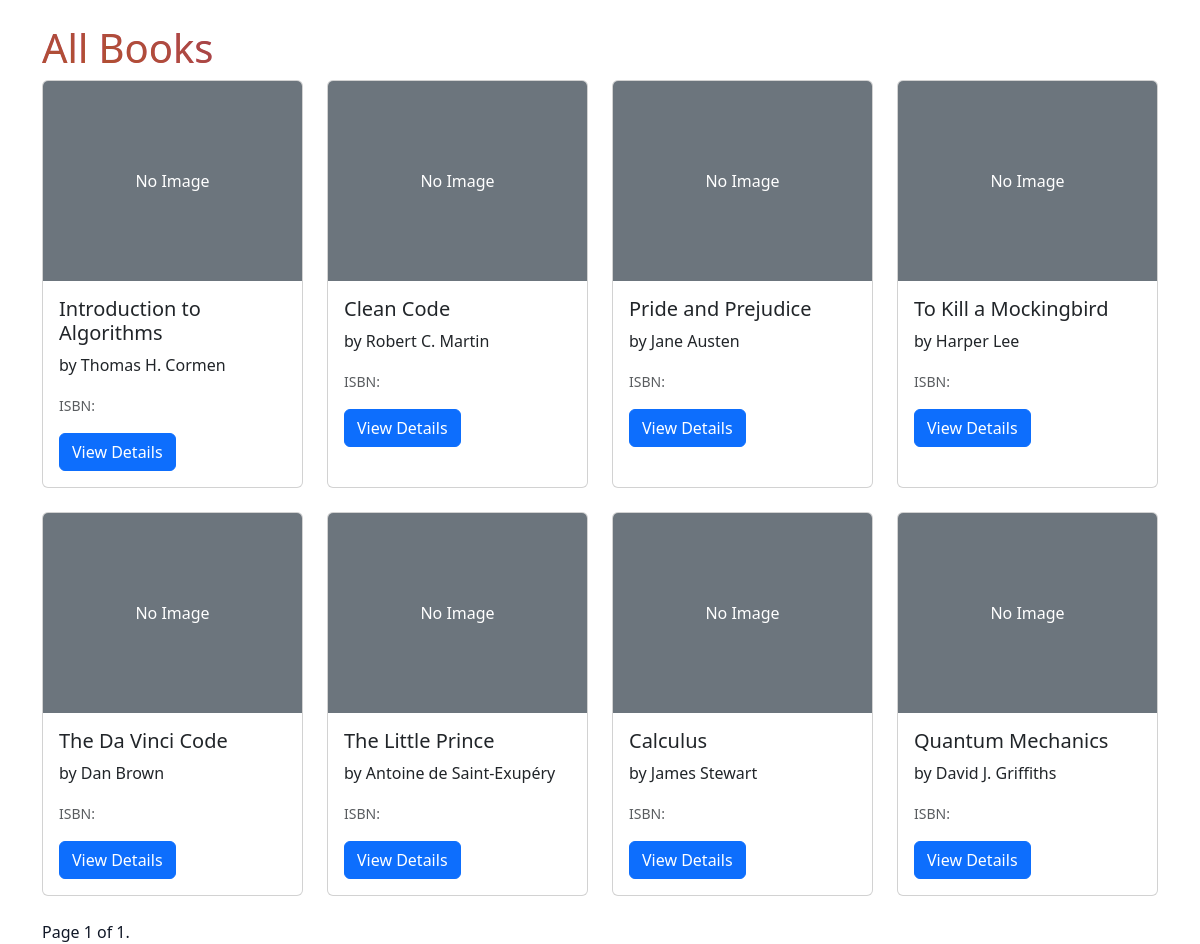
Page /books/ (signed in) on the earlier database version.
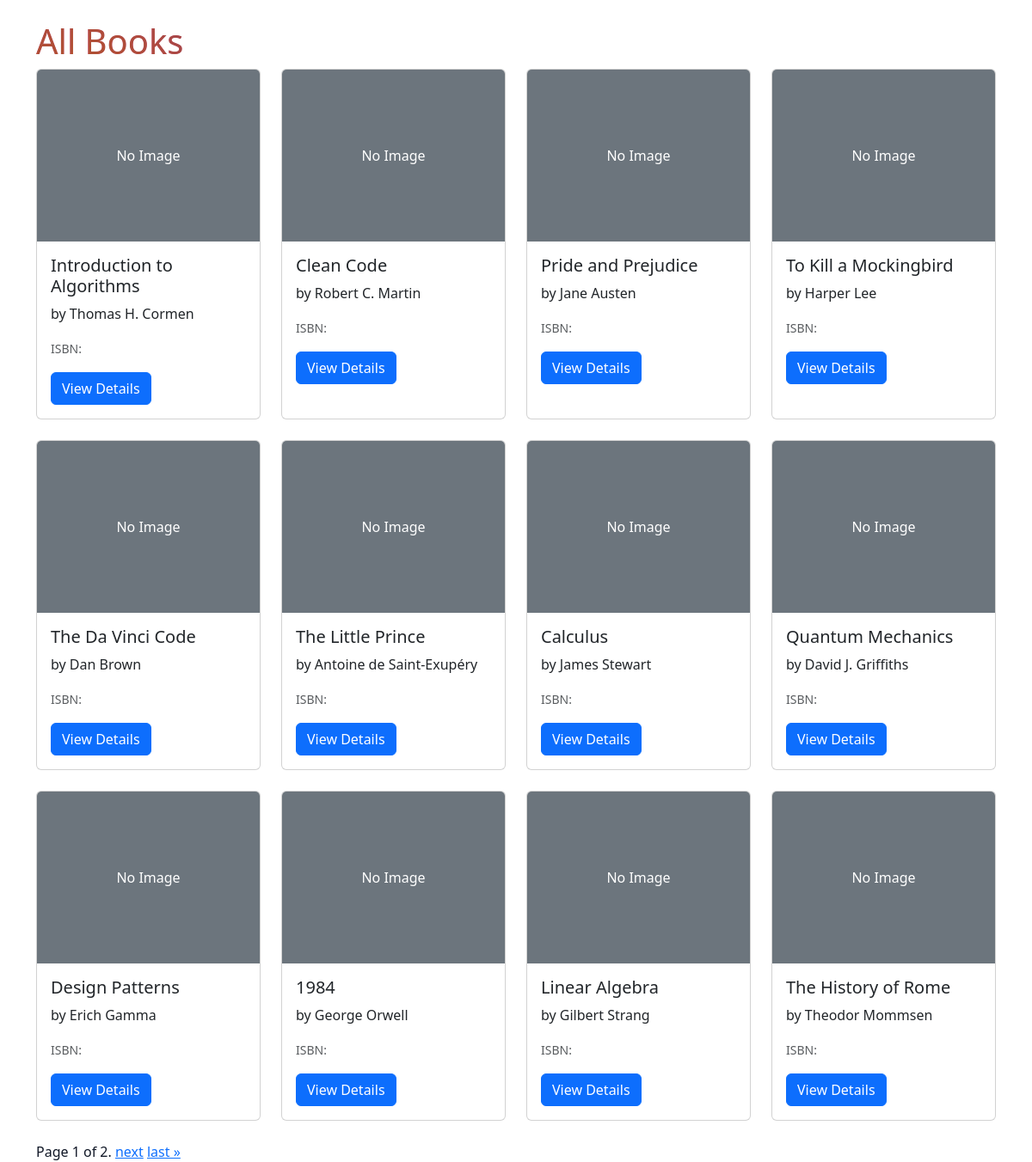
Same page on the later database version.
### portal/models.py (models this page shows, shortened)
class Book(models.Model):
    title = models.CharField(max_length=255)
    author = models.CharField(max_length=255, blank=True)
    department = models.ForeignKey(Department, on_delete=models.SET_NULL, null=True, blank=True)
    subject = models.CharField(max_length=255, blank=True)
    isbn = models.CharField(max_length=20, blank=True)
    barcode = models.CharField(max_length=50, unique=True, null=True, blank=True)
    publisher = models.CharField(max_length=255, blank=True)
    rack_number = models.CharField(max_length=50, blank=True)
    total_copies = models.PositiveIntegerField(default=1)
    available_copies = models.PositiveIntegerField(default=1)
    cover_image = models.ImageField(upload_to='book_covers/', blank=True, null=True)
    description = models.TextField(blank=True)
    is_trending = models.BooleanField(default=False)
    is_classic = models.BooleanField(default=False)
    is_romance = models.BooleanField(default=False)
    is_kids = models.BooleanField(default=False)
    is_thriller = models.BooleanField(default=False)
    created_at = models.DateTimeField(auto_now_add=True)

### portal/views.py (the view, shortened to what this page needs)
# urls.py: path('books/', views.book_list, name='book_list'),
@login_required
def book_list(request):
    query = request.GET.get('q', '')
    book_type = request.GET.get('type', 'all')
    books = Book.objects.all()
    paginator = Paginator(books, 12)
    page_number = request.GET.get('page')
    page_obj = paginator.get_page(page_number)
    departments = Department.objects.all()
    authors = Book.objects.values_list('author', flat=True).distinct()
    categories = Book.objects.values_list('subject', flat=True).distinct()
    context = {
        'page_obj': page_obj,
        'query': query,
        'book_type': book_type,
        'departments': departments,
        'authors': authors,
        'categories': categories,
    }
    return render(request, 'books/book_list.html', context)

### templates/books/book_list.html (shortened to what this page needs)
{% extends 'base.html' %}
{% block content %}
<div class="container mt-4">
    <h1>All Books</h1>
    <div class="row">
        {% for book in page_obj %}
        <div class="col-md-3 mb-4">
            <div class="card h-100">
                {% if book.cover_image %}
                    <img src="{{ book.cover_image.url }}" class="card-img-top" alt="{{ book.title }}">
                {% else %}
                    <div class="card-img-top bg-secondary text-white d-flex align-items-center justify-content-center" style="height: 200px;">
                        <span>No Image</span>
                    </div>
                {% endif %}
                <div class="card-body">
                    <h5 class="card-title">{{ book.title }}</h5>
                    <p class="card-text">by {{ book.author }}</p>
                    <p class="card-text"><small class="text-muted">ISBN: {{ book.isbn }}</small></p>
                    <a href="{% url 'book_detail' book.pk %}" class="btn btn-primary">View Details</a>
                </div>
            </div>
        </div>
        {% endfor %}
    </div>
    <div class="pagination">
        <span class="step-links">
            <span class="current">
                Page {{ page_obj.number }} of {{ page_obj.paginator.num_pages }}.
            </span>
            {% if page_obj.has_next %}
                <a href="?page={{ page_obj.next_page_number }}">next</a>
                <a href="?page={{ page_obj.paginator.num_pages }}">last &raquo;</a>
            {% endif %}
        </span>
    </div>
</div>
{% endblock %}

### templates/base.html (shortened to what this page needs)
{% load static %}
<!DOCTYPE html>
<html lang="en">
<head>
    <link href="https://cdn.jsdelivr.net/npm/bootstrap@5.3.0/dist/css/bootstrap.min.css" rel="stylesheet">
    <link href="{% static 'css/flexbox-layout.css' %}" rel="stylesheet">
    <link rel="stylesheet" href="https://cdnjs.cloudflare.com/ajax/libs/font-awesome/6.5.1/css/all.min.css"/>
</head>
<body>
  <div class="bg-blob blob3"></div>
  {% block content %}{% endblock %}
</body>
</html>

### static/css/flexbox-layout.css (style rules this page uses)
* { transition: all 0.3s ease; }
.btn { transition: all 0.3s ease; position: relative; overflow: hidden; }
.card { transition: all 0.3s ease; cursor: pointer; }
.card .card-img-top { transition: all 0.3s ease; }

### templates/base.html (style rules this page uses)
* { box-sizing: border-box; margin: 0; padding: 0; }
body { font-family: system-ui, -apple-system, BlinkMacSystemFont, "Segoe UI", sans-serif; min-height: 100vh; color: #111827; overflow-x: hidden; }
.bg-blob { position: fixed; border-radius: 999px; filter: blur(40px); opacity: 0.7; mix-blend-mode: lighten; pointer-events: none; z-index: 0; }
.bg-blob.blob3 { width: 360px; height: 360px; background: radial-gradient(circle, #a855f7, #22d3ee); top: 40%; left: 50%; transform: translate(-50%, -50%); opacity: 0.4; animation: float3 32s ease-in-out infinite alternate; }

Differences in the rows shown:
added Book: cover_image "No Image", title "Design Patterns", author "Erich Gamma"
added Book: cover_image "No Image", title "1984", author "George Orwell"
added Book: cover_image "No Image", title "Linear Algebra", author "Gilbert Strang"
added Book: cover_image "No Image", title "The History of Rome", author "Theodor Mommsen"
Other differences:
{{ page_obj.paginator.num_pages }}: "1" → "2"
text now shown: "next last »"
